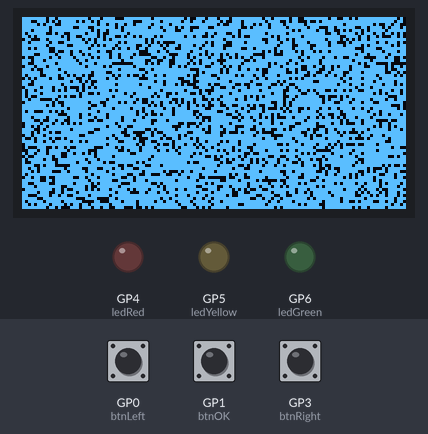
Bench run of a program on a simulated Raspberry Pi Pico running MicroPython. Shown: 128×64 one-colour display, output pins drawn as LEDs (lit = HIGH). The inputs (shaded band) are chosen by the test bench; at power-on: GP0 (btnLeft) LOW, GP3 (btnRight) LOW, GP1 (btnOK) LOW. Random numbers come from a fixed seed; library files of the repository ran but are not shown: sh1106.py.

Above: at 1.1 s.
At 6.1 s:
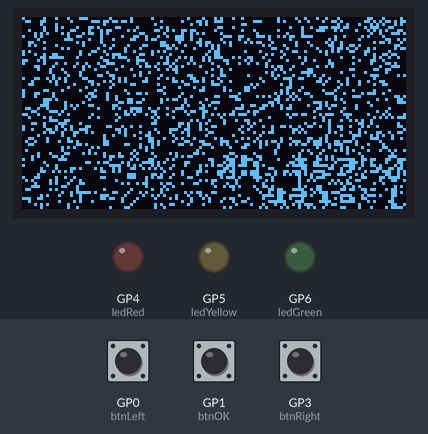
6.2 s: GP0 (btnLeft) pulled HIGH for 0.15 s
At 7.0 s:
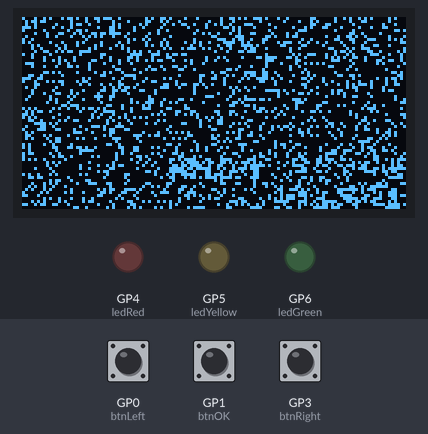
7.9 s: GP3 (btnRight) pulled HIGH for 0.15 s
At 9.4 s:
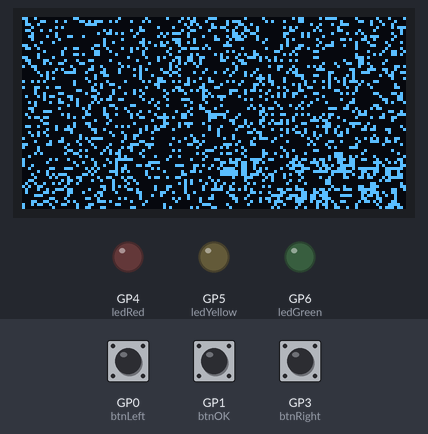
Timing chart, 0 to 10.9 s (numbered marks = the images above; inputs shaded):
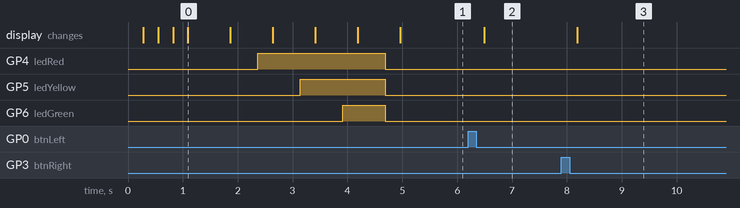

The program:

test.py
```python
from machine import Pin, I2C, ADC, PWM
# from ssd1306 import SSD1306_I2C
from sh1106 import SH1106_I2C as SSD1306_I2C
import framebuf,sys
import time

btnLeft = Pin(0, Pin.IN, Pin.PULL_DOWN)
btnOK = Pin(1, Pin.IN, Pin.PULL_DOWN)
btnRight = Pin(3, Pin.IN, Pin.PULL_DOWN)
btnBack = Pin(7, Pin.IN, Pin.PULL_DOWN)
ledRed = Pin(4, Pin.OUT)
ledYellow = Pin(5, Pin.OUT)
ledGreen = Pin(6, Pin.OUT)

display_width = 128 # SSD1306 width
display_height = 64   # SSD1306 height
TEST_DELAY = 0.5

screen_i2c = I2C(1,scl=Pin(19),sda=Pin(18))

oled = SSD1306_I2C(display_width, display_height, screen_i2c)

oled.fill(1)
oled.show()

time.sleep(TEST_DELAY)
oled.fill(0)
oled.show()

time.sleep(TEST_DELAY)
oled.fill(0)
oled.text("LED Rot", 0, 0, 1)
ledRed.on()
oled.show()

time.sleep(TEST_DELAY)
oled.text("LED Gelb", 0, 10, 1)
ledYellow.on()
oled.show()

time.sleep(TEST_DELAY)
oled.text("LED Gruen", 0, 20, 1)
ledGreen.on()
oled.show()

time.sleep(TEST_DELAY)
ledRed.off()
ledYellow.off()
ledGreen.off()

oled.fill(0)
oled.text("Taster", 0, 0, 1)
oled.text("Press UP", 0, 10, 1)
oled.show()
while True:
	if btnLeft.value() == 1:
		break
oled.fill(0)
oled.text("Taster", 0, 0, 1)
oled.text("Press DOWN", 0, 10, 1)
oled.show()
while True:
	if btnRight.value() == 1:
		break
oled.fill(0)
oled.text("Taster", 0, 0, 1)
oled.text("Press OK", 0, 10, 1)
oled.show()
while True:
	if btnOK.value() == 1:
		break
oled.fill(0)
oled.text("Taster", 0, 0, 1)
oled.text("Press BACK", 0, 10, 1)
oled.show()
while True:
	if btnBack.value() == 1:
		break
oled.fill(0)
oled.show()
```

Measured:
- after the input at 6.2 s, the display: changes after 0.29 s (image 2)
- after the input at 7.9 s, the display: changes after 0.29 s (image 3)
- what the display in image 0 shows lasts 0.8 s, from 1.1 s to 1.9 s
